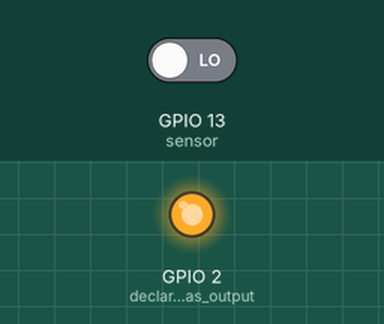
This sketch was run on a simulated ESP8266 (NodeMCU). Parts: output pins drawn as LEDs (lit = HIGH). The inputs (shaded band) are chosen by the test bench; at power-on: GPIO 13 (sensor) LOW. WiFi joins after 1.5 s; servers stay silent unless stated; what the sketch prints to the serial monitor is not drawn.

Above: at 2.7 s.
2.8 s: GPIO 13 (sensor) driven HIGH
At 4.2 s:
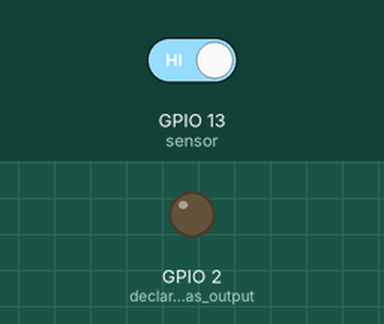
6.3 s: GPIO 13 (sensor) driven LOW
At 7.9 s:
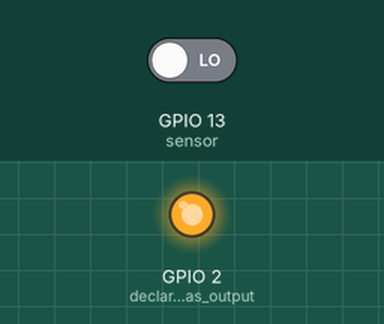
Timing chart, 0 to 9.4 s (numbered marks = the images above; inputs shaded):
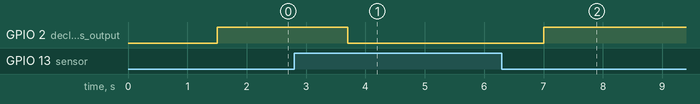

Measured:
- after the input at 2.8 s, GPIO 2 (declare_LED_as_output): HIGH → LOW after 0.90 s
- after the input at 6.3 s, GPIO 2 (declare_LED_as_output): LOW → HIGH after 0.70 s

The sketch:

pirEsp82661.ino
```cpp
#include<ESP8266WiFi.h>
int sensor = 13;  // Digital pin D7


#define WIFI_SSID "*********" //enter your wifi ssid
#define WIFI_PASSWORD "*****" // enter your wifi password

void setup() {

Serial.begin(115200);
    WiFi.begin(WIFI_SSID, WIFI_PASSWORD);
  Serial.print("Connecting to Wi-Fi");

   while (WiFi.status() != WL_CONNECTED)
  {
    Serial.print(".");
    delay(300);
  }
  Serial.println();
  Serial.print("Connected with IP: ");
  Serial.println(WiFi.localIP());
  Serial.println();


  pinMode(sensor, INPUT);   // declare sensor as input
  pinMode(LED_BUILTIN, OUTPUT);  // declare LED as output
}
void loop() {

  long state = digitalRead(sensor);
    if(state == HIGH) {
      digitalWrite (LED_BUILTIN, LOW);
      Serial.println("Motion detected!");
      delay(100);
    }
    else {
      digitalWrite (LED_BUILTIN, HIGH);
      Serial.println("Motion absent!");
      delay(100);
      }
      delay(1000);
}
```
